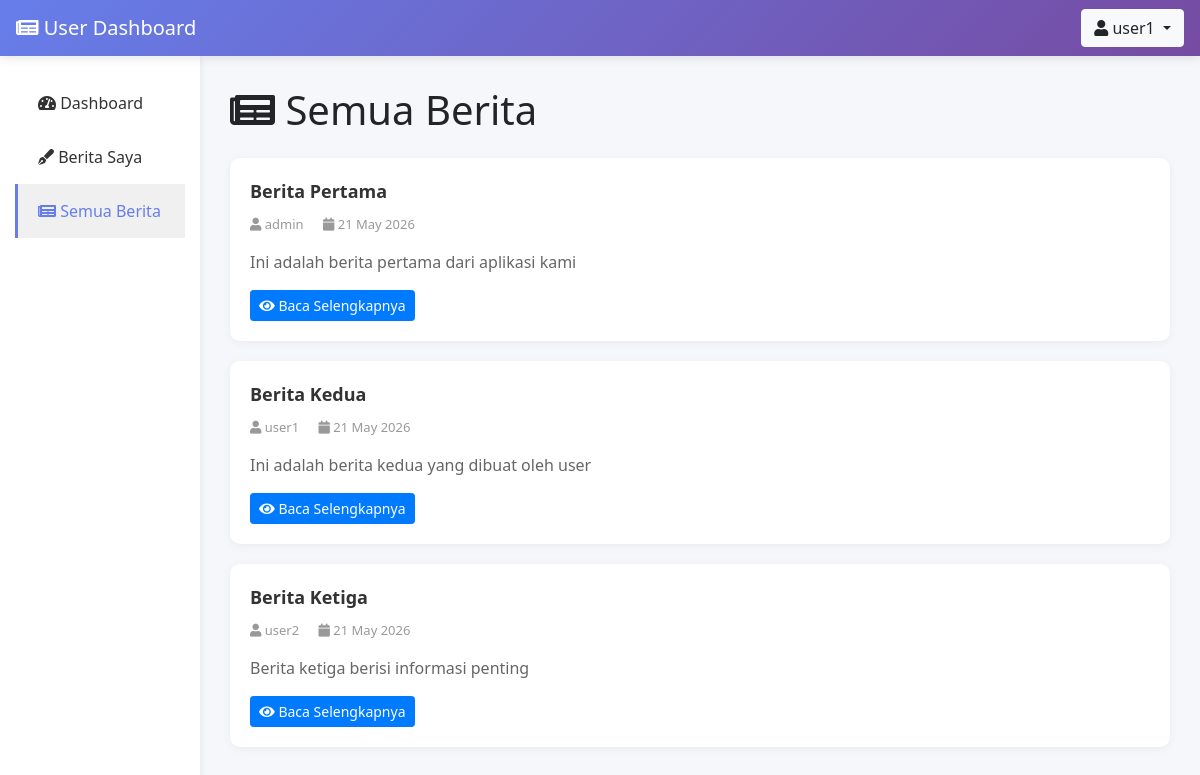
The app's page /user/semua_berita.php (signed in) with its own data.
### tables this page shows
CREATE TABLE berita (
    id INT PRIMARY KEY AUTO_INCREMENT,
    judul VARCHAR(255) NOT NULL,
    isi TEXT NOT NULL,
    foto VARCHAR(255),
    user_id INT NOT NULL,
    created_at TIMESTAMP DEFAULT CURRENT_TIMESTAMP,
    updated_at TIMESTAMP DEFAULT CURRENT_TIMESTAMP ON UPDATE CURRENT_TIMESTAMP,
    FOREIGN KEY (user_id) REFERENCES users(id) ON DELETE CASCADE
);

CREATE TABLE users (
    id INT PRIMARY KEY AUTO_INCREMENT,
    username VARCHAR(50) UNIQUE NOT NULL,
    password VARCHAR(255) NOT NULL,
    email VARCHAR(100) NOT NULL,
    level ENUM('admin', 'user') DEFAULT 'user',
    created_at TIMESTAMP DEFAULT CURRENT_TIMESTAMP
);

### user/semua_berita.php (the view, shortened to what this page needs)
<?php
include '../koneksi.php';
$query = "SELECT b.*, u.username FROM berita b JOIN users u ON b.user_id = u.id ORDER BY b.created_at DESC";
$result = mysqli_query($koneksi, $query);
?>
<!DOCTYPE html>
<html lang="id">
<head>
    <link rel="stylesheet" href="https://stackpath.bootstrapcdn.com/bootstrap/4.5.2/css/bootstrap.min.css">
    <link rel="stylesheet" href="https://cdnjs.cloudflare.com/ajax/libs/font-awesome/5.15.4/css/all.min.css">
</head>
<body>
    <nav class="navbar navbar-dark sticky-top">
        <a class="navbar-brand" href="#">
            <i class="fas fa-newspaper"></i> User Dashboard
        </a>
        <div class="dropdown">
            <button class="btn btn-light dropdown-toggle" type="button" id="dropdownMenuButton" data-toggle="dropdown">
                <i class="fas fa-user"></i> <?php echo $_SESSION['username']; ?>
            </button>
        </div>
    </nav>
    <div class="container-fluid">
        <div class="row">
            <nav class="col-md-2 sidebar">
                <div class="nav flex-column">
                    <a class="nav-link" href="index.php">
                        <i class="fas fa-tachometer-alt"></i> Dashboard
                    </a>
                    <a class="nav-link" href="berita_saya.php">
                        <i class="fas fa-pen-fancy"></i> Berita Saya
                    </a>
                    <a class="nav-link active" href="semua_berita.php">
                        <i class="fas fa-newspaper"></i> Semua Berita
                    </a>
                </div>
            </nav>
            <main class="col-md-10 main-content">
                <h1 class="mb-4"><i class="fas fa-newspaper"></i> Semua Berita</h1>
                <?php
                if (mysqli_num_rows($result) > 0) {
                    while ($row = mysqli_fetch_assoc($result)) {
                        $excerpt = substr($row['isi'], 0, 200);
                        ?>
                        <div class="berita-card">
                            <div class="berita-title"><?php echo $row['judul']; ?></div>
                            <div class="berita-meta">
                                <i class="fas fa-user"></i> <?php echo $row['username']; ?>
                                <span class="ml-3">
                                    <i class="fas fa-calendar"></i> <?php echo date('d M Y', strtotime($row['created_at'])); ?>
                                </span>
                            </div>
                            <div class="berita-excerpt">
                                <?php echo nl2br($excerpt); ?>
                            </div>
                            <a href="semua_berita_detail.php?id=<?php echo $row['id']; ?>" class="btn btn-sm btn-primary">
                                <i class="fas fa-eye"></i> Baca Selengkapnya
                            </a>
                        </div>
                        <?php
                    }
                }
                ?>
            </main>
        </div>
    </div>
</body>
</html>

### user/semua_berita.php (style rules this page uses)
body { background-color: #f5f7fa; font-family: 'Segoe UI', Tahoma, Geneva, Verdana, sans-serif; }
.navbar { background: linear-gradient(135deg, #667eea 0%, #764ba2 100%); box-shadow: 0 2px 10px rgba(0,0,0,0.1); }
.sidebar { background: white; min-height: 100vh; box-shadow: 2px 0 5px rgba(0,0,0,0.05); padding-top: 20px; }
.sidebar .nav-link { color: #333; padding: 15px 20px; border-left: 3px solid transparent; transition: all 0.3s; }
.sidebar .nav-link:hover, .sidebar .nav-link.active { background-color: #f0f0f0; border-left-color: #667eea; color: #667eea; }
.main-content { padding: 30px; }
.berita-card { background: white; padding: 20px; border-radius: 10px; box-shadow: 0 2px 10px rgba(0,0,0,0.05); margin-bottom: 20px; transition: all 0.3s; overflow: hidden; }
.berita-title { color: #333; font-weight: bold; font-size: 18px; margin-bottom: 10px; }
.berita-meta { color: #999; font-size: 13px; margin-bottom: 15px; }
.berita-excerpt { color: #666; line-height: 1.6; margin-bottom: 15px; }

### records on screen
berita: judul "Berita Pertama", user.username "admin", created_at "21 May 2026", isi "Ini adalah berita pertama dari aplikasi kami"
berita: judul "Berita Kedua", user.username "user1", created_at "21 May 2026", isi "Ini adalah berita kedua yang dibuat oleh user"
berita: judul "Berita Ketiga", user.username "user2", created_at "21 May 2026", isi "Berita ketiga berisi informasi penting"

### other values on screen
$_SESSION['username'] "user1"
